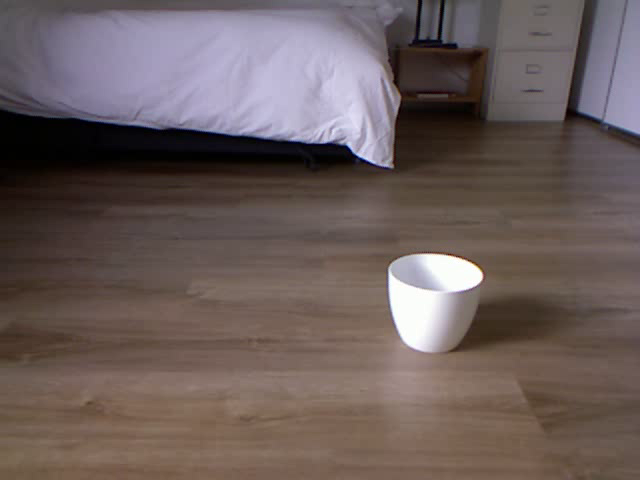
#> input picture frame 300 of videos/VIDEO-20250109-142924.mp4, 640 x 480 px, given in place of DEPTH-20250109-142924.mp4, which was not available
$ jupyter execute --allow-errors segmentation_rgbd.ipynb
#> lines starting #> are read from the running program, lines starting #| are printed output that depends on the picture; after the words box and inside, x2 and y2 are one past the last pixel; in counts of white or black regions, pixels touching at a corner belong together; pictures that were not available may be replaced by others from this repository, and a replacement may not be noted
[cell 1]
import numpy as np
import cv2 as cv
import matplotlib.pyplot as plt
import open3d

[cell 2]
video_path = "/home/alexis/Documents/COMP558/COMP558-FinalProject/videos/VIDEO-20250109-142924.mp4"
depth_path = "/home/alexis/Documents/COMP558/COMP558-FinalProject/videos/DEPTH-20250109-142924.mp4"

[cell 3]
# region of interest
bx, by, bw, bh = 275, 235, 115, 115

expand_x, expand_y = 0, 0

frame_num = 300

[cell 4]
bx = int(bx - expand_x/2)
by = int(by - expand_y/2)

bw = bw + expand_x
bh = bh + expand_y

[cell 5]
cap = cv.VideoCapture(depth_path)
cap.set(cv.CAP_PROP_POS_FRAMES, frame_num)

vid_ret, img = cap.read()
#> img is the input picture: shape (480, 640, 3); mean B, G, R 91.4, 93.1, 106.6
# img = img[y:y+h, x:x+w, ...]

gray = cv.cvtColor(img, cv.COLOR_BGR2GRAY)
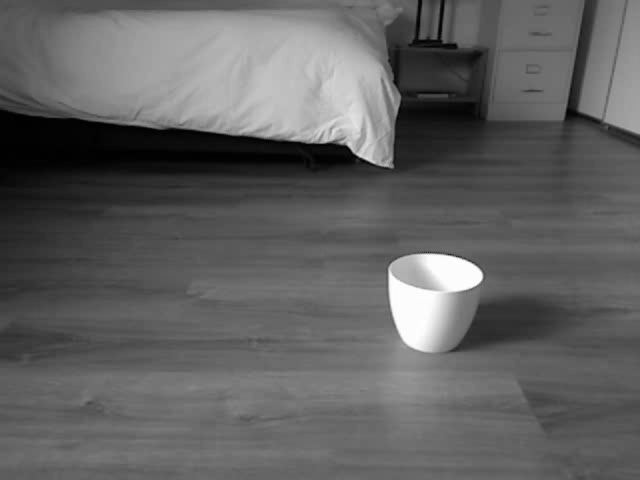
#> gray: shape (480, 640); min 0, max 255, mean 96.9
gray = cv.normalize(gray, None, alpha = 0, beta = 255, norm_type = cv.NORM_MINMAX)

[cell 6]
plt.imshow(gray)
plt.show()

[cell 7]
ret, thresh = cv.threshold(gray, 0, 255, cv.THRESH_BINARY_INV + cv.THRESH_OTSU)
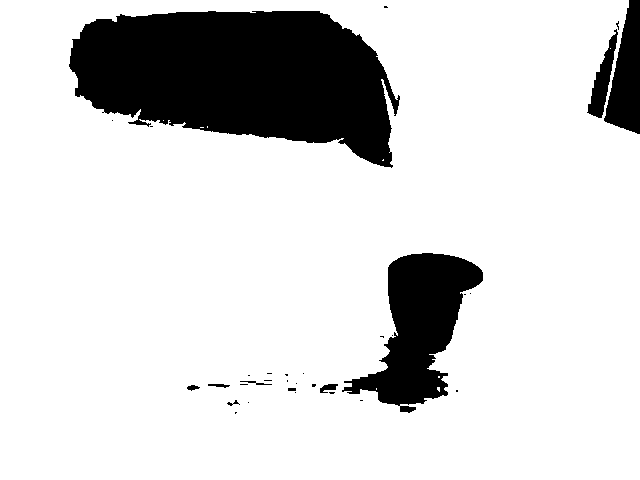
#> thresh: shape (480, 640); 83.5% white; 33 black regions (23 under 20 px), largest, box (x1, y1, x2, y2) and area: (69, 11, 400, 168) 35616, (342, 253, 483, 413) 10521, (604, 0, 640, 134) 3050
#> ret = 126

blurred = cv.medianBlur(gray, 5)
thresh = cv.adaptiveThreshold(blurred, 255, cv.ADAPTIVE_THRESH_MEAN_C, cv.THRESH_BINARY_INV, 201, 2)
#> thresh: shape (480, 640); 44.8% white; 62 white regions (30 under 20 px), largest, box (x1, y1, x2, y2) and area: (0, 0, 640, 443) 117530, (81, 402, 520, 480) 12603, (0, 255, 94, 304) 1896

plt.imshow(thresh)
plt.show()

[cell 8]
kernel = np.ones((3, 3), np.uint8)
opening = cv.morphologyEx(thresh, cv.MORPH_OPEN, kernel, iterations = 5)
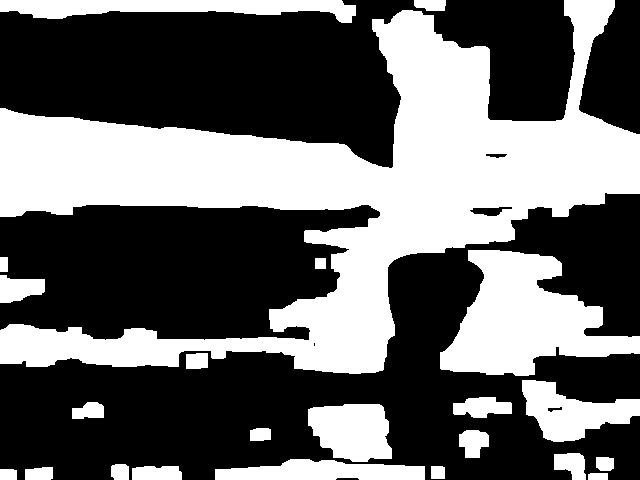
#> opening: shape (480, 640); 40.3% white; 23 white regions, largest, box (x1, y1, x2, y2) and area: (0, 0, 640, 374) 87476, (440, 250, 640, 376) 13840, (0, 0, 356, 23) 4805

sure_bg = cv.dilate(opening, kernel, iterations = 3)
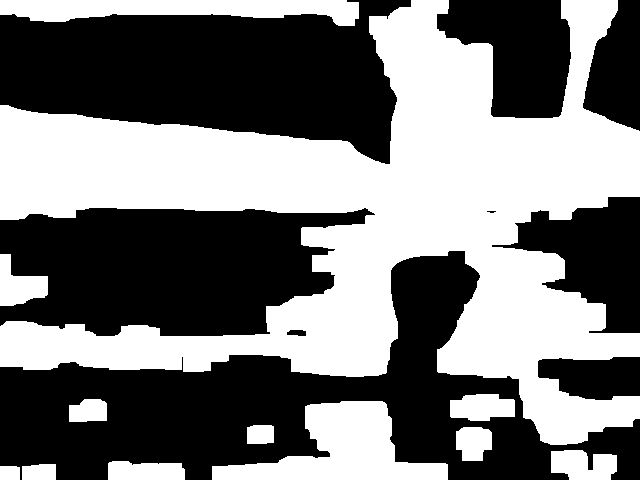
#> sure_bg: shape (480, 640); 47% white; 12 white regions, largest, box (x1, y1, x2, y2) and area: (0, 0, 640, 445) 120475, (212, 401, 448, 480) 9029, (0, 0, 359, 26) 6108

dist_transform = cv.distanceTransform(opening, cv.DIST_L2, 5)
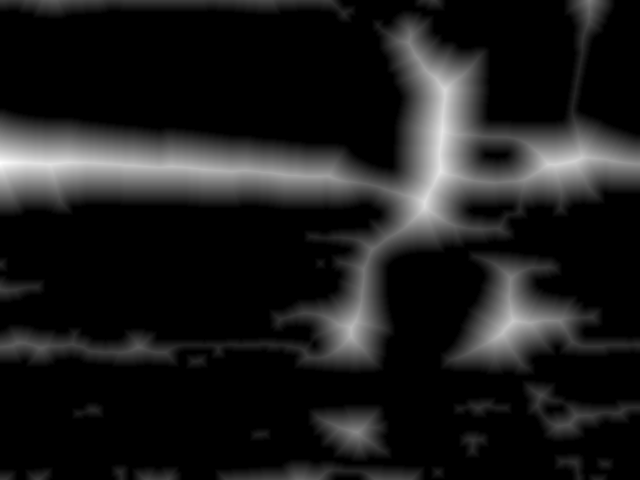
#> dist_transform: shape (480, 640) float32; min 0, max 53.93, mean 6; drawn with min black and max white
# ret, sure_fg = cv.threshold(dist_transform, 0.7 * dist_transform.max(), 255, 0)
print(dist_transform.dtype)
#| float32
#> (the rest of this cell did not finish here and is left out)

#> (a cell that did not finish here is left out)

[cell 10]
print(img.shape)
#| (480, 640, 3)

#> (a cell that did not finish here is left out)

[cell 12]
distance = 0.1236 * np.tan(gray / 2842.5 + 1.1863)
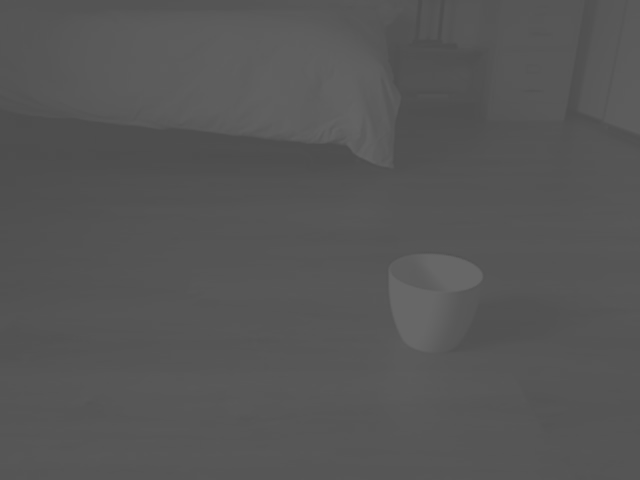
#> distance: shape (480, 640) float64; min 0.305, max 0.407, mean 0.339

plt.imshow(distance)
plt.show()

[cell 13]
cap = cv.VideoCapture(video_path)
cap.set(cv.CAP_PROP_POS_FRAMES, frame_num)

vid_ret, rgb = cap.read()
rgb = rgb[..., ::-1]

[cell 14]
minDistance = -10
scaleFactor = 0.0021 / (2**2)

img_h, img_w = img.shape[0:2]
#> img_h = 480; img_w = 640

a = np.arange(img_w) - img_w // 2
#> a = 640 values from -320 to 319
b = np.arange(img_h) - img_h // 2
#> b = 480 values from -240 to 239

i, j = np.meshgrid(a, b)


z = distance * (2**3)
x = (i - img_w / 2) * (z + minDistance) * scaleFactor
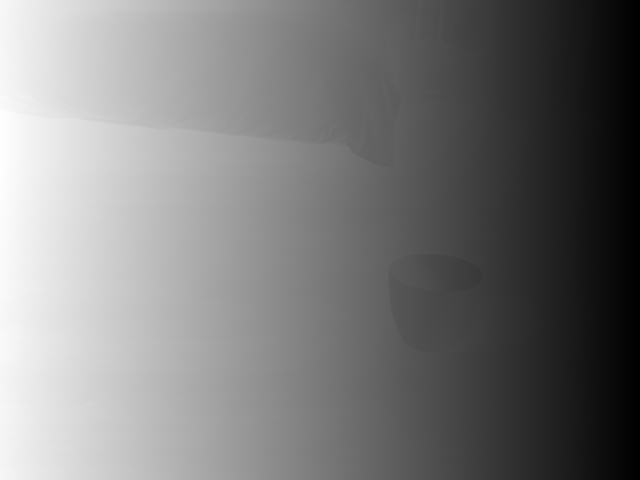
#> x: shape (480, 640) float64; min 0.00371, max 2.54, mean 1.23; drawn with min black and max white
y = (j - img_h / 2) * (z + minDistance) * scaleFactor
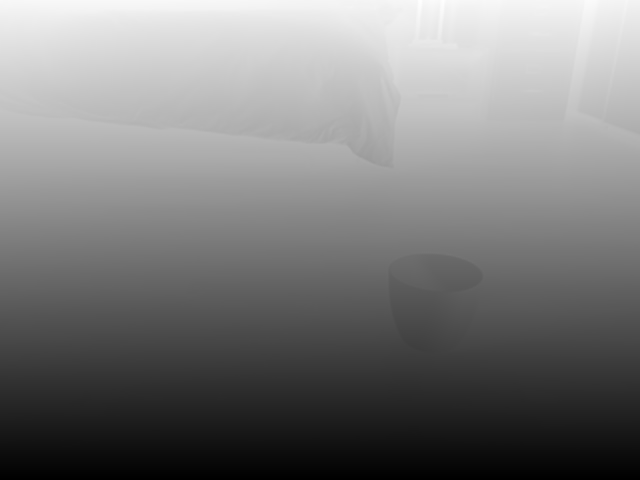
#> y: shape (480, 640) float64; min 0.00381, max 1.9, mean 0.92; drawn with min black and max white

[cell 15]
coordinates = np.stack((x, y, z), axis = 2)
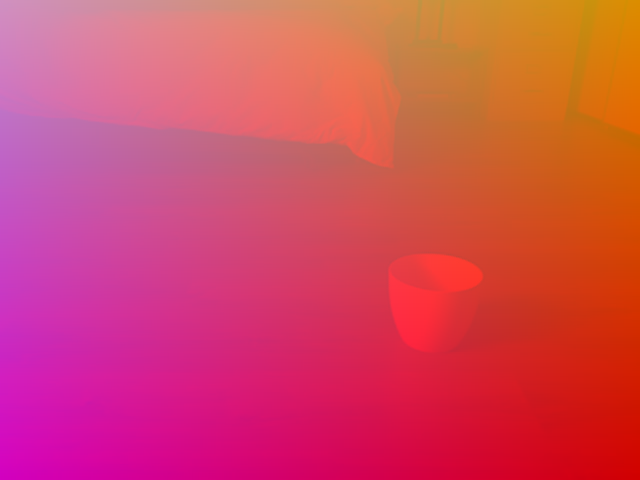
#> coordinates: shape (480, 640, 3) float64; mean of channels 0, 1, 2 1.23, 0.92, 2.71; drawn with min black and max white

colors = rgb[j.flatten() + img_h //2, i.flatten() + img_w // 2, :]

[cell 16]
pcd = open3d.geometry.PointCloud()

pcd.points = open3d.utility.Vector3dVector(coordinates.reshape(-1, 3))
pcd.colors = open3d.utility.Vector3dVector(colors/255)

[cell 17]
# open3d.visualization.draw_geometries([pcd])

[cell 18]
z_subset = z[by:by + bh, bx:bx + bw]
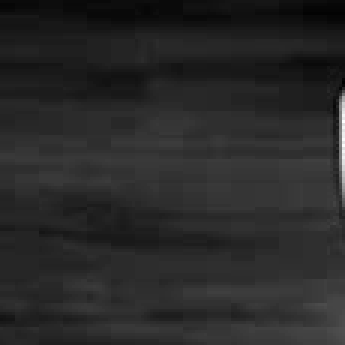
#> z_subset: shape (115, 115) float64 (shown 3 times larger); min 2.64, max 3.18, mean 2.73; drawn with min black and max white
#> (the rest of this cell did not finish here and is left out)
